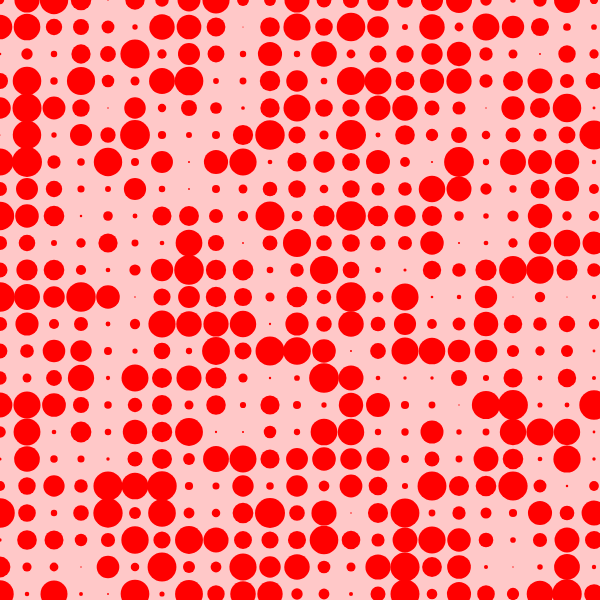
Frame 1 (no input)
Frame 60 (no input): identical to frame 1, image omitted
Frame 120 (the mouse pressed at the canvas centre since frame 60): identical to frame 1, image omitted

The p5.js sketch that drew this single still picture (run headless with seeded random() and noise() and a simulated clock; from frame 60 on, the mouse is pressed at the canvas centre):

// p5.js sketch
// ── sketch.js
let maxDiam =30;
let minDiam = 1;

function setup() {
  createCanvas(600, 600);
}

function draw() {
  background(255,200,200)
  fill ("red")
  noStroke()
randomSeed(50)
  for (let xpos = 0; xpos <= width; xpos += 0.9*maxDiam) {
    for(let ypos= 0; ypos <=height; ypos += 0.9*maxDiam) {
      let tDiam = random(minDiam, maxDiam);

      ellipse(xpos,ypos,tDiam,tDiam)
    }
  }
  
}
